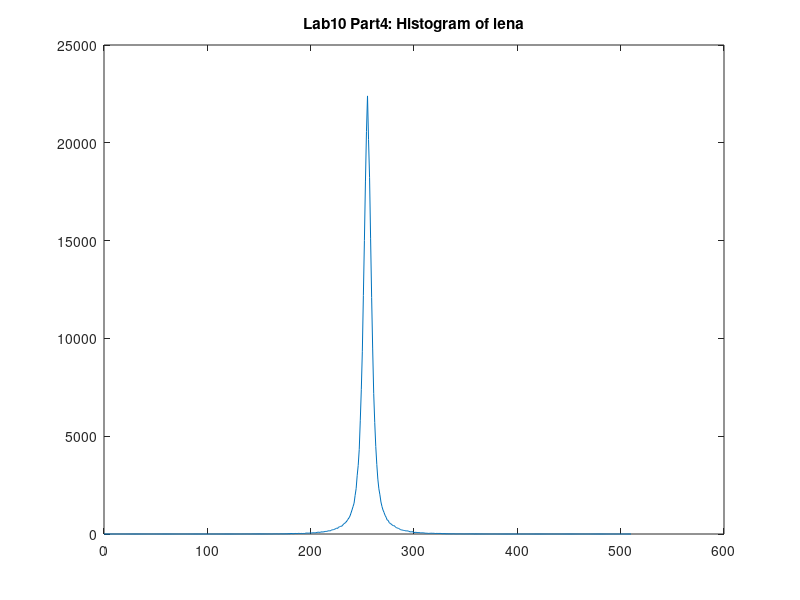

Write the MATLAB code that produced this figure.
load histogram_4_lena.txt

B = histogram_4_lena;
B = B';
[n,p] = size (histogram_4_lena);
t = 0:510;
% 
% for i = 1:128
%     A(2,i*2) = B(1,i);
% end
% for i = 1:256
%     A(1,i) = i-1;
% end
% idx = A>0;
% plot(A(idx));
%set(gcf, 'PaperPosition', 'default')
grid on
%t = [0,64,192,205.457,255];
%A = [347671.986;239372;22772;0;0];
plot(t,histogram_4_lena)
%-1692.187;347671.986
title('Lab10 Part4: Histogram of lena');
